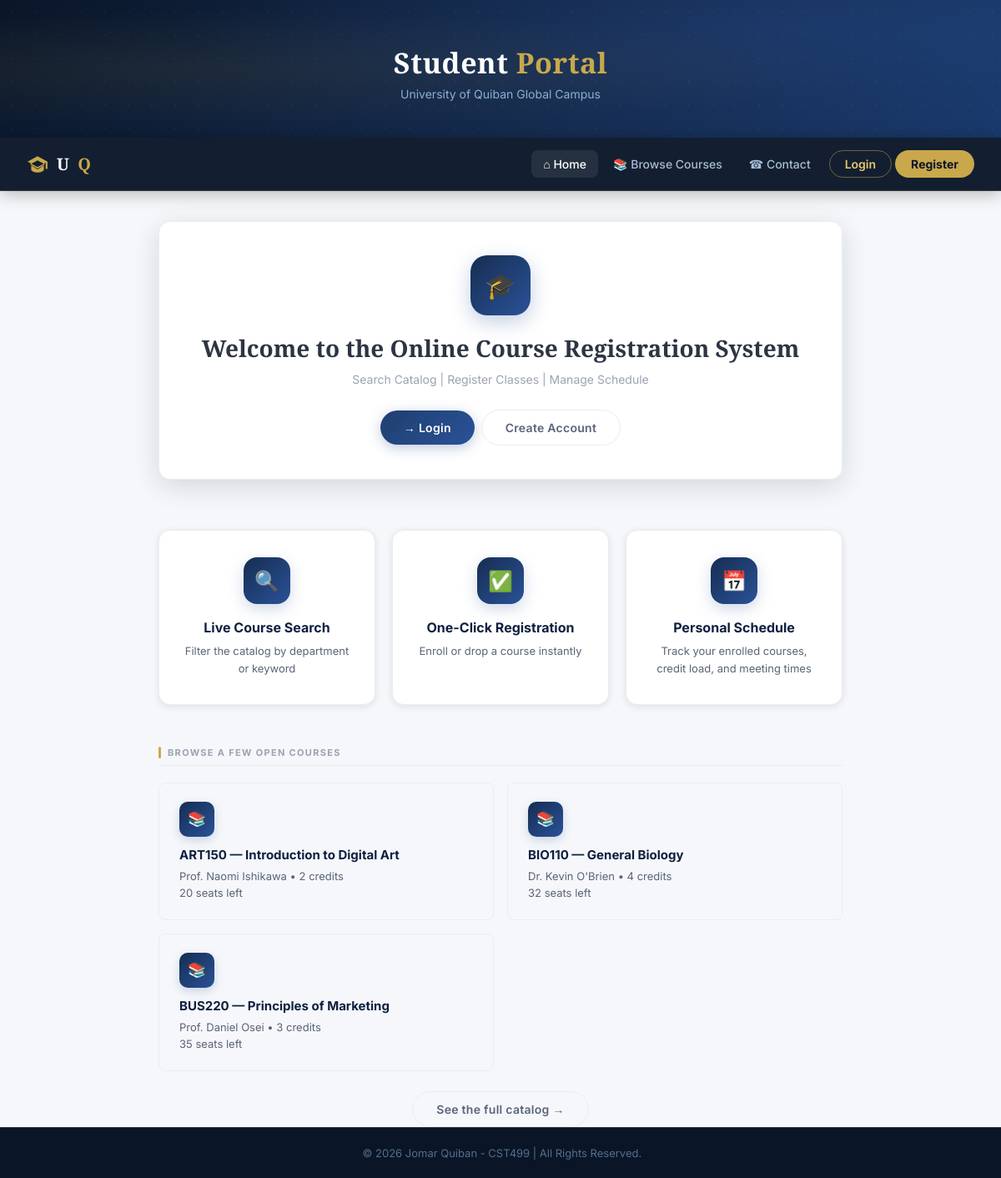
The page / on the database its author committed.
### tables this page shows
CREATE TABLE IF NOT EXISTS courses (
    id          INT           NOT NULL AUTO_INCREMENT,
    code        VARCHAR(20)   NOT NULL UNIQUE,         
    title       VARCHAR(150)  NOT NULL,
    description TEXT,
    department  VARCHAR(80)   NOT NULL,
    instructor  VARCHAR(120)  NOT NULL,
    credits     INT           NOT NULL DEFAULT 3,
    capacity    INT           NOT NULL DEFAULT 30,
    schedule    VARCHAR(100),                            
    created_at  TIMESTAMP     DEFAULT CURRENT_TIMESTAMP,
    PRIMARY KEY (id)
);

### index.php (the view, shortened to what this page needs)
<?php
$conn = Database::getConnection();
?>
<!DOCTYPE html>
<html lang="en">
<head>
</head>
<body>
<?php require 'master.php'; ?>
<div class="page-content">
<div class="container" style="max-width:860px; margin:0 auto; padding:0 20px;">
<?php if ($isLoggedIn && !$isAdmin):
    $stmt = $conn->prepare("SELECT COUNT(*) AS n, COALESCE(SUM(c.credits),0) AS credits
                             FROM enrollments e JOIN courses c ON c.id = e.course_id
                             WHERE e.student_id = ?");
    $stmt->bind_param("i", $_SESSION['id']);
    $stmt->execute();
    $stats = $stmt->get_result()->fetch_assoc();
?>
    <div class="ep-card text-center">
        <div class="profile-avatar-lg" style="width:80px;height:80px;line-height:80px;font-size:30px;">
            <?= strtoupper(substr($_SESSION['firstName'],0,1) . substr($_SESSION['lastName'],0,1)) ?>
        </div>
        <h2 style="font-size:26px; margin-bottom:6px;">
            Welcome back, <?= htmlspecialchars($_SESSION['firstName']) ?>!
        </h2>
        <p class="text-muted" style="margin-bottom:24px;">
            You're enrolled in <strong><?= (int)$stats['n'] ?></strong> course<?= $stats['n'] == 1 ? '' : 's' ?>
            (<strong><?= (int)$stats['credits'] ?></strong> credits this term).
        </p>
        <div class="flex flex-center gap-2" style="flex-wrap:wrap;">
            <a href="courses.php"    class="ep-btn ep-btn-primary">&#128218; Browse Courses</a>
            <a href="my_courses.php" class="ep-btn ep-btn-gold">&#128197; My Schedule</a>
            <a href="profile.php"    class="ep-btn ep-btn-outline">&#128100; My Profile</a>
        </div>
    </div>
<?php else: ?>
    <div class="ep-card text-center">
        <div class="auth-icon-wrap">&#127891;</div>
        <h2 style="font-size:28px; margin-bottom:10px;">Welcome to the Online Course Registration System</h2>
        <p class="text-muted" style="max-width:460px; margin:0 auto 28px;">
           Search Catalog | Register Classes | Manage Schedule
        </p>
        <div class="flex flex-center gap-2">
            <a href="login.php"        class="ep-btn ep-btn-primary">&#8594; Login</a>
            <a href="registration.php" class="ep-btn ep-btn-outline">Create Account</a>
        </div>
    </div>
    <div class="feature-grid">
        <div class="feature-card">
            <div class="fc-icon">&#128269;</div>
            <h4>Live Course Search</h4>
            <p>Filter the catalog by department or keyword</p>
        </div>
        <div class="feature-card">
            <div class="fc-icon">&#9989;</div>
            <h4>One-Click Registration</h4>
            <p>Enroll or drop a course instantly</p>
        </div>
        <div class="feature-card">
            <div class="fc-icon">&#128197;</div>
            <h4>Personal Schedule</h4>
            <p>Track your enrolled courses, credit load, and meeting times</p>
        </div>
    </div>
    <div class="ep-section-label" style="margin-top:50px;">Browse a Few Open Courses</div>
    <?php
    $preview = $conn->query("SELECT c.*, (SELECT COUNT(*) FROM enrollments e WHERE e.course_id = c.id) AS taken
                              FROM courses c ORDER BY c.code LIMIT 3");
    ?>
    <div class="resource-grid">
        <?php while ($c = $preview->fetch_assoc()):
            $seatsLeft = $c['capacity'] - $c['taken']; ?>
        <div class="resource-card">
            <div class="rc-icon">&#128218;</div>
            <h4><?= htmlspecialchars($c['code']) ?> &mdash; <?= htmlspecialchars($c['title']) ?></h4>
            <p><?= htmlspecialchars($c['instructor']) ?> &bull; <?= (int)$c['credits'] ?> credits<br>
               <?= $seatsLeft > 0 ? $seatsLeft . ' seats left' : 'Full' ?></p>
        </div>
        <?php endwhile; ?>
    </div>
    <p class="text-center mt-6">
        <a href="courses.php" class="ep-btn ep-btn-outline">See the full catalog &rarr;</a>
    </p>
<?php endif; ?>
</div>
</div>
<?php require 'footer.php'; ?>
</body>
</html>

### rows shown on the page
courses: code "ART150", title "Introduction to Digital Art", instructor "Prof. Naomi Ishikawa", credits "2", capacity "20"
courses: code "BIO110", title "General Biology", instructor "Dr. Kevin O'Brien", credits "4", capacity "32"
courses: code "BUS220", title "Principles of Marketing", instructor "Prof. Daniel Osei", credits "3", capacity "35"
